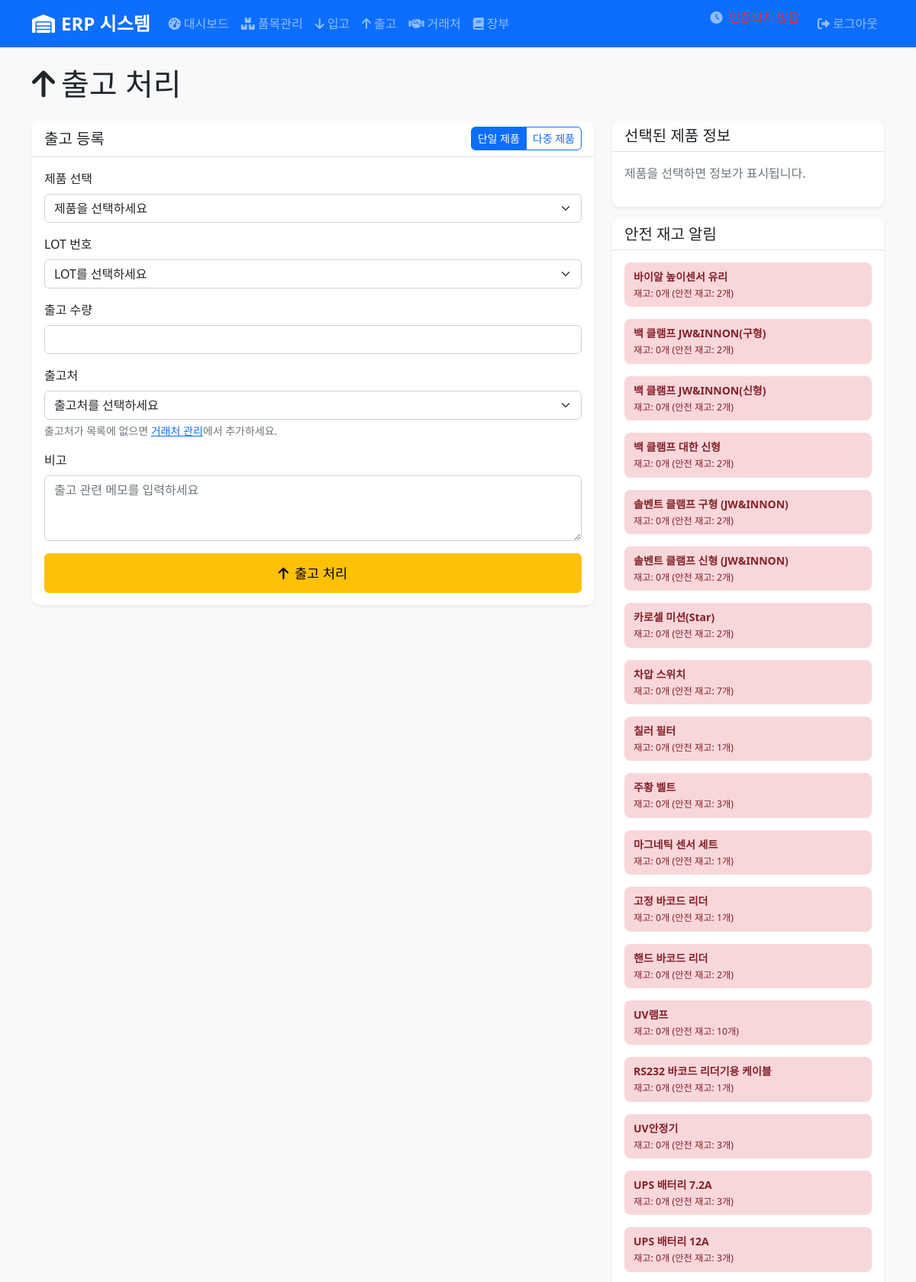
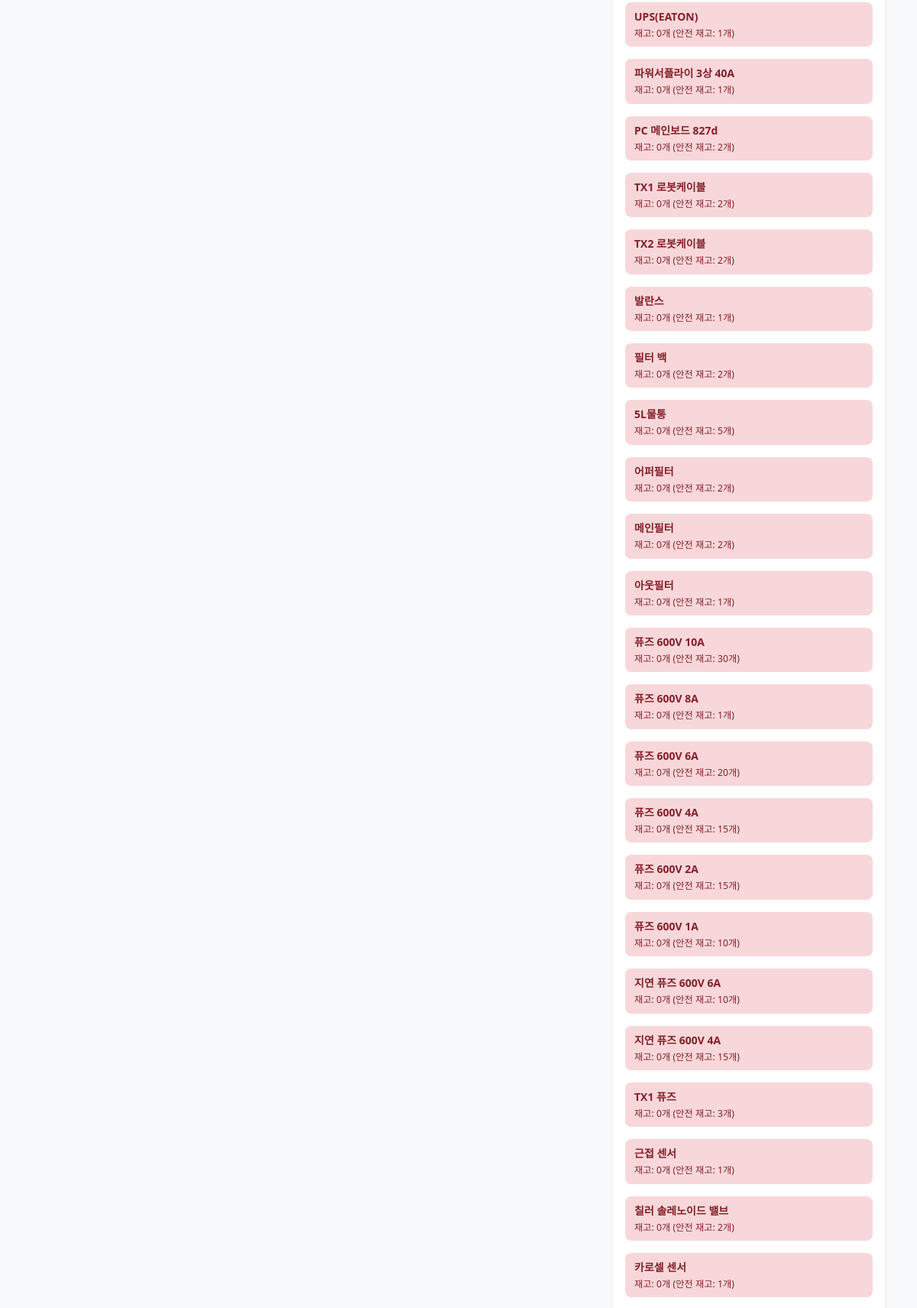
The page /stock/out (signed in, upper part) on the database its author committed (2 pictures, top to bottom).
### models.py (models this page shows)
class Product(Base):
    __tablename__ = "products"
    id = Column(Integer, primary_key=True, index=True)
    name = Column(String(100), nullable=False, index=True)
    description = Column(Text)
    price = Column(Float, nullable=False)
    stock_quantity = Column(Integer, default=0)
    safety_stock = Column(Integer, default=0)  # 안전 재고 수준
    safety_stock_level = Column(String(20), default="good")  # 안전 재고 단계: good, warning, critical
    category = Column(String(50), index=True)
    created_at = Column(DateTime, default=datetime.utcnow)
    updated_at = Column(DateTime, default=datetime.utcnow, onupdate=datetime.utcnow)
    stock_transactions = relationship("StockTransaction", back_populates="product")

### main.py (the view)
@app.get("/stock/out", response_class=HTMLResponse)
async def stock_out_page(request: Request, access_token: str = Cookie(None)):
    user = get_current_user_from_cookie(access_token)
    if not user:
        return RedirectResponse(url="/login", status_code=302)
    db = next(get_db())
    products = db.query(Product).all()
    return templates.TemplateResponse("stock_out.html", {
        "request": request,
        "products": products
    })

### templates/stock_out.html (shortened to what this page needs)
{% extends "base.html" %}
{% block content %}
<div class="row">
    <div class="col-12">
        <h1 class="mb-4">
            <i class="fas fa-arrow-up me-2"></i>출고 처리
        </h1>
    </div>
</div>
<div class="row">
    <div class="col-md-8">
        <div class="card">
            <div class="card-header d-flex justify-content-between align-items-center">
                <h5 class="card-title mb-0">출고 등록</h5>
                <div class="btn-group" role="group">
                    <label class="btn btn-outline-primary btn-sm" for="singleMode">단일 제품</label>
                    <label class="btn btn-outline-primary btn-sm" for="bulkMode">다중 제품</label>
                </div>
            </div>
            <div class="card-body">
                <form id="singleStockOutForm" class="stock-form">
                    <div class="mb-3">
                        <label for="productSelect" class="form-label">제품 선택</label>
                        <select class="form-select" id="productSelect" name="product_id" required>
                            <option value="">제품을 선택하세요</option>
                        </select>
                    </div>
                    <div class="mb-3">
                        <label for="lot_number" class="form-label">LOT 번호</label>
                        <select class="form-select" id="lot_number" name="lot_number" required>
                            <option value="">LOT를 선택하세요</option>
                        </select>
                    </div>
                    <div class="mb-3">
                        <label for="quantity" class="form-label">출고 수량</label>
                        <input type="number" class="form-control" id="quantity" name="quantity" min="1" required>
                    </div>
                    <div class="mb-3">
                        <label for="supplier_id" class="form-label">출고처</label>
                        <select class="form-select" id="supplier_id" name="supplier_id">
                            <option value="">출고처를 선택하세요</option>
                        </select>
                        <div class="form-text">출고처가 목록에 없으면 <a href="/suppliers" target="_blank">거래처 관리</a>에서 추가하세요.</div>
                    </div>
                    <div class="mb-3">
                        <label for="notes" class="form-label">비고</label>
                        <textarea class="form-control" id="notes" name="notes" rows="3" placeholder="출고 관련 메모를 입력하세요"></textarea>
                    </div>
                    <div class="d-grid">
                        <button type="submit" class="btn btn-warning btn-lg">
                            <i class="fas fa-arrow-up me-2"></i>출고 처리
                        </button>
                    </div>
                </form>
            </div>
        </div>
    </div>
    <div class="col-md-4">
        <div class="card">
            <div class="card-header">
                <h5 class="card-title mb-0">선택된 제품 정보</h5>
            </div>
            <div class="card-body" id="productInfo">
                <p class="text-muted">제품을 선택하면 정보가 표시됩니다.</p>
            </div>
        </div>
        <div class="card mt-3">
            <div class="card-header">
                <h5 class="card-title mb-0">안전 재고 알림</h5>
            </div>
            <div class="card-body">
                {% set low_stock_products = [] %}
                {% set warning_stock_products = [] %}
                {% for product in products %}
                    {% if product.safety_stock and product.safety_stock|int > 0 %}
                        {% if product.stock_quantity <= product.safety_stock|int %}
                            {% set _ = low_stock_products.append(product) %}
                        {% elif product.stock_quantity <= (product.safety_stock|int * 1.5) %}
                            {% set _ = warning_stock_products.append(product) %}
                        {% endif %}
                    {% endif %}
                {% endfor %}
                {% if low_stock_products %}
                    {% for product in low_stock_products %}
                    <div class="alert alert-danger alert-sm">
                        <strong>{{ product.name }}</strong><br>
                        <small>재고: {{ product.stock_quantity }}개 (안전 재고: {{ product.safety_stock }}개)</small>
                    </div>
                    {% endfor %}
                {% endif %}
            </div>
        </div>
    </div>
</div>
{% endblock %}

### static/css/style.css (style rules this page uses)
body { font-family: 'Segoe UI', Tahoma, Geneva, Verdana, sans-serif; background-color: #f8f9fa; }
.card { border: none; border-radius: 10px; box-shadow: 0 0.125rem 0.25rem rgba(0, 0, 0, 0.075); transition: box-shadow 0.15s ease-in-out; }
.card-header { background-color: #fff; border-bottom: 1px solid #dee2e6; border-radius: 10px 10px 0 0 !important; }
.btn { border-radius: 6px; font-weight: 500; }
.btn-lg { padding: 0.75rem 1.5rem; font-size: 1.1rem; }
.alert { border: none; border-radius: 8px; }
.alert-sm { padding: 0.5rem 0.75rem; font-size: 0.875rem; }
.form-control, .form-select { border-radius: 6px; border: 1px solid #ced4da; transition: border-color 0.15s ease-in-out, box-shadow 0.15s ease-in-out; }

### rows shown on the page
Product: name "바이알 높이센서 유리", stock_quantity "0", safety_stock "2"
Product: name "백 클램프 JW&INNON(구형)", stock_quantity "0", safety_stock "2"
Product: name "백 클램프 JW&INNON(신형)", stock_quantity "0", safety_stock "2"
Product: name "백 클램프 대한 신형", stock_quantity "0", safety_stock "2"
Product: name "솔벤트 클램프 구형 (JW&INNON)", stock_quantity "0", safety_stock "2"
Product: name "솔벤트 클램프 신형 (JW&INNON)", stock_quantity "0", safety_stock "2"
Product: name "카로셀 미션(Star)", stock_quantity "0", safety_stock "2"
Product: name "차압 스위치", stock_quantity "0", safety_stock "7"
Product: name "칠러 필터", stock_quantity "0", safety_stock "1"
Product: name "주황 벨트", stock_quantity "0", safety_stock "3"
Product: name "마그네틱 센서 세트", stock_quantity "0", safety_stock "1"
Product: name "고정 바코드 리더", stock_quantity "0", safety_stock "1"
Product: name "핸드 바코드 리더", stock_quantity "0", safety_stock "2"
Product: name "UV램프", stock_quantity "0", safety_stock "10"
Product: name "RS232 바코드 리더기용 케이블", stock_quantity "0", safety_stock "1"
Product: name "UV안정기", stock_quantity "0", safety_stock "3"
Product: name "UPS 배터리 7.2A", stock_quantity "0", safety_stock "3"
Product: name "UPS 배터리 12A", stock_quantity "0", safety_stock "3"
Product: name "UPS(EATON)", stock_quantity "0", safety_stock "1"
Product: name "파워서플라이 3상 40A", stock_quantity "0", safety_stock "1"
Product: name "PC 메인보드 827d", stock_quantity "0", safety_stock "2"
Product: name "TX1 로봇케이블", stock_quantity "0", safety_stock "2"
Product: name "TX2 로봇케이블", stock_quantity "0", safety_stock "2"
Product: name "발란스", stock_quantity "0", safety_stock "1"
Product: name "필터 백", stock_quantity "0", safety_stock "2"
Product: name "5L물통", stock_quantity "0", safety_stock "5"
Product: name "어퍼필터", stock_quantity "0", safety_stock "2"
Product: name "메인필터", stock_quantity "0", safety_stock "2"
Product: name "아웃필터", stock_quantity "0", safety_stock "1"
Product: name "퓨즈 600V 10A", stock_quantity "0", safety_stock "30"
Product: name "퓨즈 600V 8A", stock_quantity "0", safety_stock "1"
Product: name "퓨즈 600V 6A", stock_quantity "0", safety_stock "20"
Product: name "퓨즈 600V 4A", stock_quantity "0", safety_stock "15"
Product: name "퓨즈 600V 2A", stock_quantity "0", safety_stock "15"
Product: name "퓨즈 600V 1A", stock_quantity "0", safety_stock "10"
Product: name "지연 퓨즈 600V 6A", stock_quantity "0", safety_stock "10"
Product: name "지연 퓨즈 600V 4A", stock_quantity "0", safety_stock "15"
Product: name "TX1 퓨즈", stock_quantity "0", safety_stock "3"
Product: name "근접 센서", stock_quantity "0", safety_stock "1"
Product: name "칠러 솔레노이드 밸브", stock_quantity "0", safety_stock "2"
Product: name "카로셀 센서", stock_quantity "0", safety_stock "1"
